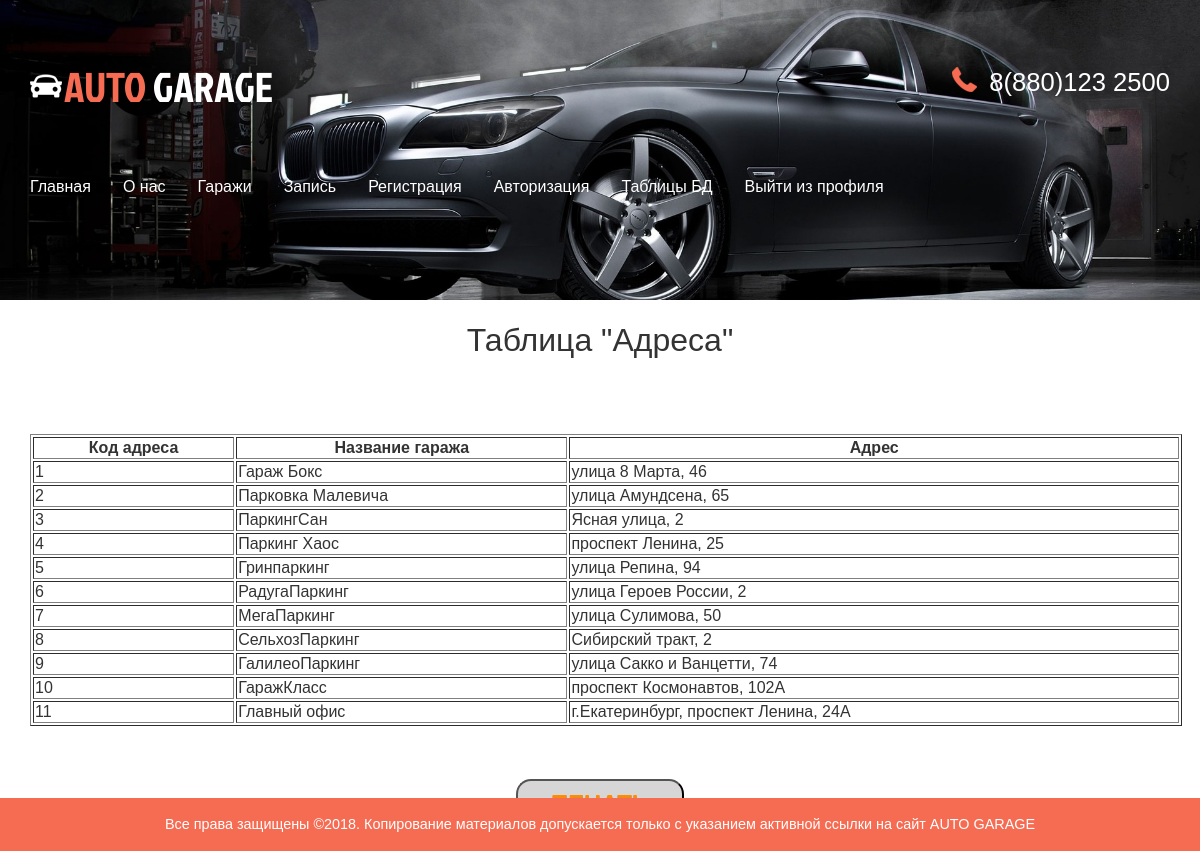
The page /php_addres.php on the database its author committed.
### tables this page shows
CREATE TABLE `addres` (
  `id_add` int(11) NOT NULL,
  `id_garaj` int(11) NOT NULL,
  `addres` varchar(100) NOT NULL
);

CREATE TABLE `garaj` (
  `id_garaj` int(11) NOT NULL,
  `id_tip_garaja` int(11) NOT NULL,
  `name_garaj` varchar(50) NOT NULL,
  `id_add` int(11) NOT NULL,
  `id_sotrud` int(11) NOT NULL,
  `id_cena` int(11) NOT NULL
);

### php_addres.php (the view, shortened to what this page needs)
<?php include "base.php"; ?>
<html>
<head>
<link href="css/bootstrap.css" rel='stylesheet' type='text/css' />
<link href="css/style.css" rel='stylesheet' type='text/css' />
</head>
<body>
<div class="banner banner2">
	 <div class="container">
	     <div class="header">
			 <div class="logo">
				 <h1><a href="index.php"><img src="images/car.png" alt=""/>AUTO <span>GARAGE</span></a></h1>
			 </div>
			 <div class="top_details">
				 <p><span></span> 8(880)123 2500</p>
				 </div>
			 <div class="clearfix"></div>
		 </div>
		 <nav class="navbar navbar-default">
			 	 <div class="collapse navbar-collapse nav-wil" id="bs-example-navbar-collapse-1">
				  <ul class="nav navbar-nav">
					<li><a href="admindex.php">Главная</a></li>
					<li><a href="admabout.php">О нас</a></li>
					<li><a href="admgallery.php">Гаражи</a></li>
					<li><a href="admzapis.php">Запись</a></li>
					<li><a href="admregistr.php">Регистрация</a></li>
					<li><a href="admautoriz.php">Авторизация</a></li>
					<li><a href="indexadmin.php">Таблицы БД</a></li>
					<li><a href="logout.php">Выйти из профиля</a></li>
				  </ul>
			 </div>
	      </nav>
	 </div>
</div>
<br><h1 align="center"> Таблица "Адреса"</h1><br>
<table class="table" border=1 width=96% align="center">
 <tr>
<th>Код адреса</th>
<th>Название гаража</th>
<th>Адрес</th>
</tr>
<?php
$result=mysqli_query($conn, "SELECT addres.id_add, garaj.name_garaj, addres.addres
                     from addres INNER JOIN
					 garaj on garaj.id_garaj=addres.id_garaj")
or die(mysqli_error());
$myrow =mysqli_fetch_array($result);
do{
echo "<tr>";
echo
"<td>".$myrow["id_add"].
"</td>\n <td>".$myrow["name_garaj"].
"</td>\n <td>".$myrow["addres"].
"</td>\n";
echo "</tr>\n";
}
while ($myrow =mysqli_fetch_array($result));
?>
<br></table>
<br><center><button href="javascript://" onclick="print();" class="but2">Печать</button></center><br>
		<div class="footer2">
	 	      <div class="col-md-8 ftr2-bottom">
			<p>Все права защищены &copy<?php echo date("Y") ?>.  Копирование материалов допускается только с указанием активной ссылки на сайт <a href="index.php">AUTO GARAGE</a></p>
	 </div>
</div>
</body>
</html>

### css/style.css (style rules this page uses)
h4, h5, h6, h1, h2, h3 { margin: 0; }
ul, ol { margin: 0; padding:0; }
p { margin: 0; }
html, body { font-family: arial; font-size: 100%; background: #ffffff; height:100%; }
body a { transition:0.5s all; -webkit-transition:0.5s all; -moz-transition:0.5s all; -o-transition:0.5s all; -ms-transition:0.5s all; }
.banner { background:url(../images/bg4.jpg) no-repeat 0px -120px; background-size:cover; min-height:800px; }
.header { margin-top:4em; }
.logo { float:left; }
.logo h1 a { color:#F66C53; text-decoration:none; font-family:'JockeyOne-Regular'; font-size:1.3em; font-weight: normal; }
.logo h1 a img { margin-right:2px; vertical-align:initial; }
.logo h1 a span { color:#fff; }
.top_details { float:right; }
.top_details p { color:#fff; font-size:1.6em; margin-bottom:0.5em; }
.top_details p span { background: url(../images/phn.png) no-repeat 0px 0px; width: 25px; height: 29px; display: inline-block; margin-right: 5px; vertical-align: text-bottom; }
.navbar-default { background:none; border:none; }
.navbar-default ul li { display:inline-block; }
.navbar-default ul li a { display:block; color:#fff; text-decoration:none; padding:0 2em 0 0; }
.navbar-default .navbar-nav > li > a { color:#fff; }
.navbar-collapse { padding:0; }
.navbar { margin:4em 0; }
.footer2 { margin: 0px; position: fixed; left: 0; right: 0; bottom: 0; width: 100%; }
.ftr2-bottom { background: #F66C53; width:100%; padding:1em 0; text-align:center; margin: 0px;yyy }
.ftr2-bottom p { color: #fff; font-size: 0.9em; text-align:center; }
.ftr2-bottom p a { color:#fff; }
.banner2 { background: url(../images/bg4.jpg) no-repeat 0px -192px; background-size: cover; min-height: 300px; }

### rows shown on the page
addres: id_add "1", id_garaj.name_garaj "Гараж Бокс", addres "улица 8 Марта, 46"
addres: id_add "2", id_garaj.name_garaj "Парковка Малевича", addres "улица Амундсена, 65"
addres: id_add "3", id_garaj.name_garaj "ПаркингСан", addres "Ясная улица, 2"
addres: id_add "4", id_garaj.name_garaj "Паркинг Хаос", addres "проспект Ленина, 25"
addres: id_add "5", id_garaj.name_garaj "Гринпаркинг", addres "улица Репина, 94"
addres: id_add "6", id_garaj.name_garaj "РадугаПаркинг", addres "улица Героев России, 2"
addres: id_add "7", id_garaj.name_garaj "МегаПаркинг", addres "улица Сулимова, 50"
addres: id_add "8", id_garaj.name_garaj "СельхозПаркинг", addres "Сибирский тракт, 2"
addres: id_add "9", id_garaj.name_garaj "ГалилеоПаркинг", addres "улица Сакко и Ванцетти, 74"
addres: id_add "10", id_garaj.name_garaj "ГаражКласс", addres "проспект Космонавтов, 102А"
addres: id_add "11", id_garaj.name_garaj "Главный офис", addres "г.Екатеринбург, проспект Ленина, 24А"
